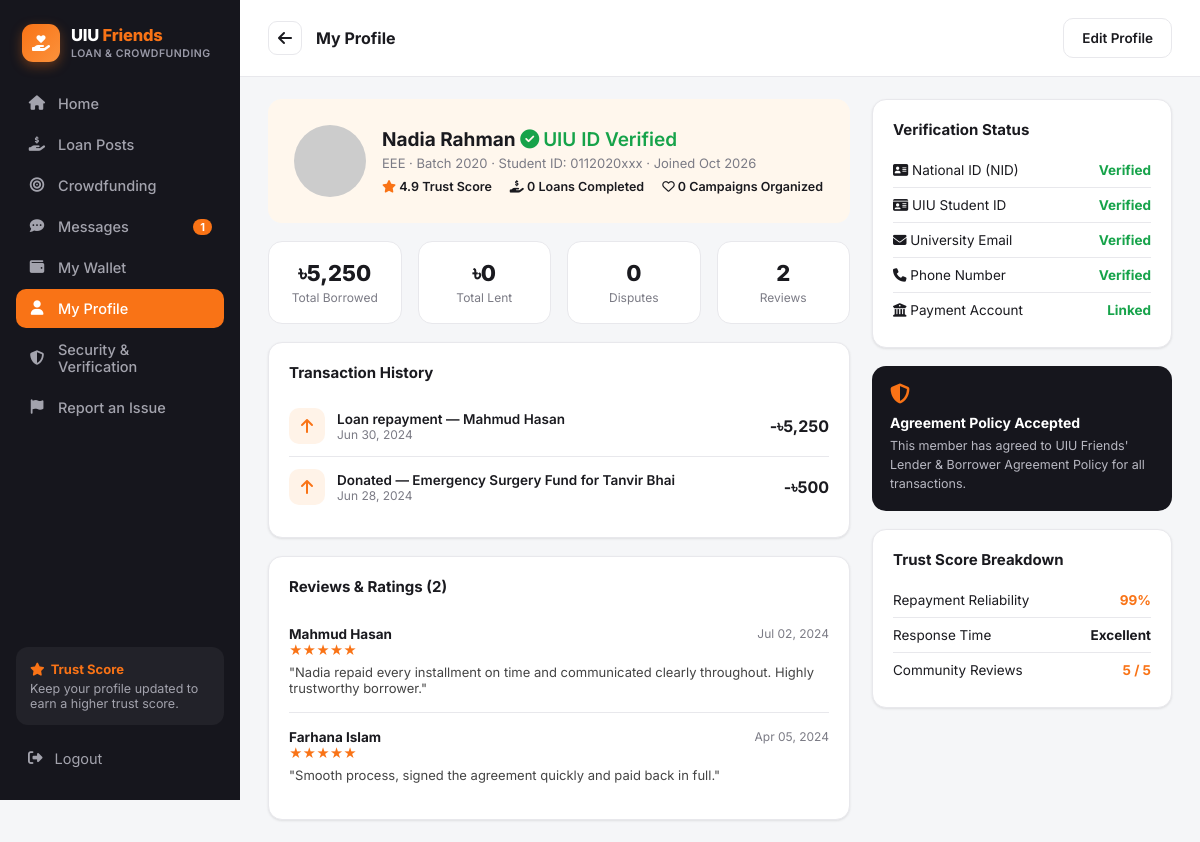
The app's page /profile.php (signed in) with its own data.
### tables this page shows
CREATE TABLE users (
    id                      INT AUTO_INCREMENT PRIMARY KEY,
    full_name               VARCHAR(120)  NOT NULL,
    email                   VARCHAR(150)  NOT NULL UNIQUE,
    password_hash           VARCHAR(255)  NOT NULL,
    student_id              VARCHAR(30)   NOT NULL UNIQUE,
    department              VARCHAR(20)   NOT NULL,
    batch                   VARCHAR(10)   NOT NULL,
    phone                   VARCHAR(20)   DEFAULT NULL,
    avatar                  VARCHAR(255)  DEFAULT 'assets/img/default-avatar.svg',
    role                    ENUM('user','admin') NOT NULL DEFAULT 'user',
    trust_score             DECIMAL(3,2)  NOT NULL DEFAULT 4.00,
    uiu_id_verified         TINYINT(1)    NOT NULL DEFAULT 0,
    email_verified          TINYINT(1)    NOT NULL DEFAULT 0,
    phone_verified          TINYINT(1)    NOT NULL DEFAULT 0,
    payment_linked          TINYINT(1)    NOT NULL DEFAULT 0,
    agreement_accepted      TINYINT(1)    NOT NULL DEFAULT 0,
     
    nid_number              VARCHAR(20)   DEFAULT NULL UNIQUE,
    date_of_birth           DATE          DEFAULT NULL,
    address                 VARCHAR(255)  DEFAULT NULL,
    nid_front               VARCHAR(255)  DEFAULT NULL,
    nid_back                VARCHAR(255)  DEFAULT NULL,
    nid_status              ENUM('not_submitted','pending','verified','rejected') NOT NULL DEFAULT 'not_submitted',
    nid_reject_reason       VARCHAR(255)  DEFAULT NULL,
    nid_submitted_at        DATETIME      DEFAULT NULL,
    status                  ENUM('active','suspended') NOT NULL DEFAULT 'active',
    created_at              DATETIME      NOT NULL DEFAULT CURRENT_TIMESTAMP
);

CREATE TABLE reviews (
    id              INT AUTO_INCREMENT PRIMARY KEY,
    reviewee_id     INT NOT NULL,
    reviewer_id     INT NOT NULL,
    agreement_id    INT DEFAULT NULL,
    rating          TINYINT NOT NULL,
    comment         VARCHAR(500) DEFAULT NULL,
    created_at      DATETIME NOT NULL DEFAULT CURRENT_TIMESTAMP,
    FOREIGN KEY (reviewee_id) REFERENCES users(id) ON DELETE CASCADE,
    FOREIGN KEY (reviewer_id) REFERENCES users(id) ON DELETE CASCADE
);

### includes/functions.php (called while the page is built, shortened)
<?php
require_once __DIR__ . '/../config/db.php';
function is_logged_in(): bool {
    return isset($_SESSION['user_id']);
}
function require_login(): void {
    $u = current_user();
}
function current_user(): ?array {
    global $pdo;
    static $cache = null;
    if ($cache !== null) return $cache;
    $stmt = $pdo->prepare("SELECT * FROM users WHERE id = ?");
    $stmt->execute([$_SESSION['user_id']]);
    $cache = $stmt->fetch();
    return $cache;
}
function e(?string $str): string {
    return htmlspecialchars($str ?? '', ENT_QUOTES, 'UTF-8');
}
function taka(float $amount): string {
    return '৳' . number_format($amount, $amount == floor($amount) ? 0 : 2);
}
function user_trust_breakdown(array $user): array {
    global $pdo;
    $stmt = $pdo->prepare("SELECT COUNT(*) c, AVG(rating) avg_rating FROM reviews WHERE reviewee_id = ?");
    $stmt->execute([$user['id']]);
    $r = $stmt->fetch();
    return [
        'repayment_reliability' => min(99, 70 + ($user['trust_score'] * 6)),
        'response_time'         => 'Excellent',
        'community_reviews'     => $r['avg_rating'] ? round($r['avg_rating'], 1) : $user['trust_score'],
        'review_count'          => (int)$r['c'],
    ];
}
function nid_status_label(string $status): string {
    return [
        'not_submitted' => 'Not submitted',
        'pending'       => 'Under review',
        'verified'      => 'Verified',
        'rejected'      => 'Rejected',
    ][$status] ?? $status;
}

### profile.php (the view, shortened to what this page needs)
<?php
require_once __DIR__ . '/includes/functions.php';
require_login();
$u = current_user();
$viewId = (int)($_GET['id'] ?? $u['id']);
$isSelf = $viewId == $u['id'];
$stmt = $pdo->prepare("SELECT * FROM users WHERE id=?");
$stmt->execute([$viewId]);
$profile = $stmt->fetch();
$loanCount = $pdo->prepare("SELECT COUNT(*) c FROM agreements WHERE (borrower_id=? OR lender_id=?) AND status='completed'");
$loanCount->execute([$viewId, $viewId]);
$completedLoans = $loanCount->fetch()['c'];
$campCount = $pdo->prepare("SELECT COUNT(*) c FROM campaigns WHERE organizer_id=?");
$campCount->execute([$viewId]);
$campaignsOrganized = $campCount->fetch()['c'];
$totalBorrowed = $pdo->prepare("SELECT COALESCE(SUM(amount),0) s FROM transactions t JOIN agreements a ON a.id=t.agreement_id WHERE a.borrower_id=?");
$totalBorrowed->execute([$viewId]); $totalBorrowed = $totalBorrowed->fetch()['s'];
$totalLent = $pdo->prepare("SELECT COALESCE(SUM(amount),0) s FROM transactions t JOIN agreements a ON a.id=t.agreement_id WHERE a.lender_id=?");
$totalLent->execute([$viewId]); $totalLent = $totalLent->fetch()['s'];
$disputeCount = $pdo->prepare("SELECT COUNT(*) c FROM agreements WHERE (borrower_id=? OR lender_id=?) AND status='disputed'");
$disputeCount->execute([$viewId, $viewId]); $disputeCount = $disputeCount->fetch()['c'];
$reviewStmt = $pdo->prepare("SELECT r.*, u.full_name reviewer_name FROM reviews r JOIN users u ON u.id=r.reviewer_id WHERE r.reviewee_id=? ORDER BY r.created_at DESC");
$reviewStmt->execute([$viewId]);
$reviews = $reviewStmt->fetchAll();
$histStmt = $pdo->prepare("
    (SELECT t.created_at, t.amount, 'Loan repayment' label, lu.full_name other_name, 'out' dir
     FROM transactions t JOIN agreements a ON a.id=t.agreement_id JOIN users lu ON lu.id=a.lender_id WHERE a.borrower_id=?)
    UNION ALL
    (SELECT t.created_at, t.amount, 'Loan received' label, bu.full_name other_name, 'in' dir
     FROM transactions t JOIN agreements a ON a.id=t.agreement_id JOIN users bu ON bu.id=a.borrower_id WHERE a.lender_id=?)
    UNION ALL
    (SELECT created_at, amount, 'Donated' label, (SELECT title FROM campaigns WHERE id=donations.campaign_id) other_name, 'out' dir FROM donations WHERE donor_id=?)
    ORDER BY created_at DESC LIMIT 6");
$histStmt->execute([$viewId, $viewId, $viewId]);
$history = $histStmt->fetchAll();
$breakdown = user_trust_breakdown($profile);
include __DIR__ . '/includes/header.php';
?>
<div class="app-shell">
  <?php include __DIR__ . '/includes/sidebar.php'; ?>
  <div class="main-area">
    <div class="page-header">
      <a href="home.php" class="back-btn"><i class="fa-solid fa-arrow-left"></i></a>
      <h1><?= $isSelf ? 'My Profile' : e($profile['full_name']) ?></h1>
      <?php if ($isSelf): ?>
      <div style="margin-left:auto;">
        <button class="btn btn-outline" onclick="document.getElementById('editForm').style.display='block'">Edit Profile</button>
      </div>
      <?php endif; ?>
    </div>
    <div class="detail-wrap">
      <div class="detail-main">
        <div class="profile-banner">
          <div class="left">
            <img src="<?= e($profile['avatar']) ?>" alt="">
            <div>
              <h2><?= e($profile['full_name']) ?> <?= $profile['uiu_id_verified'] ? '<span class="badge-verified"><i class="fa-solid fa-circle-check"></i> UIU ID Verified</span>' : '' ?></h2>
              <div class="meta"><?= e($profile['department']) ?> · Batch <?= e($profile['batch']) ?> · Student ID: <?= e(substr($profile['student_id'],0,7)) ?>xxx · Joined <?= date('M Y', strtotime($profile['created_at'])) ?></div>
              <div class="stats-row">
                <span><i class="fa-solid fa-star" style="color:var(--orange)"></i> <?= number_format($profile['trust_score'],1) ?> Trust Score</span>
                <span><i class="fa-solid fa-hand-holding-dollar"></i> <?= $completedLoans ?> Loans Completed</span>
                <span><i class="fa-regular fa-heart"></i> <?= $campaignsOrganized ?> Campaigns Organized</span>
              </div>
            </div>
          </div>
        </div>
        <div class="stat-cards">
          <div class="stat-card"><div class="num"><?= taka($totalBorrowed) ?></div><div class="lbl">Total Borrowed</div></div>
          <div class="stat-card"><div class="num"><?= taka($totalLent) ?></div><div class="lbl">Total Lent</div></div>
          <div class="stat-card"><div class="num" style="color:<?= $disputeCount>0?'#b91c1c':'inherit' ?>"><?= $disputeCount ?></div><div class="lbl">Disputes</div></div>
          <div class="stat-card"><div class="num"><?= $breakdown['review_count'] ?></div><div class="lbl">Reviews</div></div>
        </div>
        <div class="card">
          <h3>Transaction History</h3>
          <?php foreach ($history as $h): ?>
            <div class="tx-item">
              <div class="tx-icon"><i class="fa-solid fa-<?= $h['dir']==='in'?'arrow-down':'arrow-up' ?>"></i></div>
              <div><div class="title"><?= e($h['label']) ?><?= $h['other_name'] ? ' — ' . e($h['other_name']) : '' ?></div><div class="sub"><?= date('M d, Y', strtotime($h['created_at'])) ?></div></div>
              <div class="amt" style="color:<?= $h['dir']==='in'?'var(--green)':'inherit' ?>;"><?= $h['dir']==='in'?'+':'-' ?><?= taka($h['amount']) ?></div>
            </div>
          <?php endforeach; ?>
        </div>
        <div class="card">
          <h3>Reviews & Ratings (<?= count($reviews) ?>)</h3>
          <?php foreach (array_slice($reviews,0,6) as $r): ?>
            <div class="review-item">
              <div class="who"><span><?= e($r['reviewer_name']) ?></span><span style="font-weight:400;color:var(--text-muted);font-size:12px;"><?= date('M d, Y', strtotime($r['created_at'])) ?></span></div>
              <div class="stars"><?= str_repeat('★', $r['rating']) . str_repeat('☆', 5 - $r['rating']) ?></div>
              <?php if ($r['comment']): ?><div class="comment">"<?= e($r['comment']) ?>"</div><?php endif; ?>
            </div>
          <?php endforeach; ?>
        </div>
      </div>
      <div class="detail-side">
        <div class="card">
          <h3>Verification Status</h3>
          <div class="info-row"><span><i class="fa-solid fa-address-card"></i> National ID (NID)</span><span class="val <?= $profile['nid_status']==='verified'?'green':'' ?>"><?= e(nid_status_label($profile['nid_status'])) ?></span></div>
          <div class="info-row"><span><i class="fa-solid fa-id-card"></i> UIU Student ID</span><span class="val <?= $profile['uiu_id_verified']?'green':'' ?>"><?= $profile['uiu_id_verified'] ? 'Verified' : 'Pending' ?></span></div>
          <div class="info-row"><span><i class="fa-solid fa-envelope"></i> University Email</span><span class="val <?= $profile['email_verified']?'green':'' ?>"><?= $profile['email_verified'] ? 'Verified' : 'Pending' ?></span></div>
          <div class="info-row"><span><i class="fa-solid fa-phone"></i> Phone Number</span><span class="val <?= $profile['phone_verified']?'green':'' ?>"><?= $profile['phone_verified'] ? 'Verified' : 'Pending' ?></span></div>
          <div class="info-row"><span><i class="fa-solid fa-building-columns"></i> Payment Account</span><span class="val <?= $profile['payment_linked']?'green':'' ?>"><?= $profile['payment_linked'] ? 'Linked' : 'Not Linked' ?></span></div>
        </div>
        <div class="safety-box">
          <i class="fa-solid fa-shield-halved"></i>
          <h4>Agreement Policy Accepted</h4>
          <p>This member has agreed to UIU Friends' Lender & Borrower Agreement Policy for all transactions.</p>
        </div>
        <div class="card">
          <h3>Trust Score Breakdown</h3>
          <div class="info-row"><span>Repayment Reliability</span><span class="val orange"><?= $breakdown['repayment_reliability'] ?>%</span></div>
          <div class="info-row"><span>Response Time</span><span class="val">Excellent</span></div>
          <div class="info-row"><span>Community Reviews</span><span class="val orange"><?= $breakdown['community_reviews'] ?> / 5</span></div>
        </div>
      </div>
    </div>
  </div>
</div>
</body>
</html>

### assets/css/style.css (style rules this page uses)
:root { --orange: #f97316; --orange-dark: #ea580c; --sidebar-bg: #16161d; --sidebar-text: #a3a3ad; --sidebar-active: #f97316; --bg: #f5f6f8; --card-bg: #ffffff; --border: #e8e8ec; --text-dark: #1a1a1f; --text-muted: #7b7b85; --green: #16a34a; --radius: 14px; --shadow: 0 1px 3px rgba(0,0,0,.06), 0 1px 2px rgba(0,0,0,.04); }
* { box-sizing: border-box; }
body { margin: 0; font-family: 'Inter', -apple-system, BlinkMacSystemFont, 'Segoe UI', sans-serif; background: var(--bg); color: var(--text-dark); }
a { text-decoration: none; color: inherit; }
img { max-width: 100%; display: block; }
button { font-family: inherit; cursor: pointer; }
.app-shell { display: flex; min-height: 100vh; }
.main-area { flex: 1; min-width: 0; display: flex; flex-direction: column; }
.badge-verified { color: var(--green); font-weight: 600; display:inline-flex; align-items:center; gap:4px; }
.card { background: var(--card-bg); border: 1px solid var(--border); border-radius: var(--radius); box-shadow: var(--shadow); padding: 20px; }
.card h3 { margin: 0 0 14px; font-size: 15px; }
.btn { border: none; border-radius: 10px; padding: 11px 18px; font-size: 13.5px; font-weight: 600; display: inline-flex; align-items: center; gap: 8px; }
.btn-outline { background: #fff; border: 1px solid var(--border); color: var(--text-dark); }
.safety-box { background: var(--sidebar-bg); color: #fff; border-radius: var(--radius); padding: 18px; }
.safety-box i { color: var(--orange); font-size: 20px; margin-bottom: 10px; }
.safety-box h4 { margin: 0 0 6px; font-size: 14px; }
.safety-box p { margin: 0; font-size: 12.5px; color: #b8b8c2; line-height: 1.5; }
.page-header { display: flex; align-items: center; gap: 14px; padding: 18px 28px; background: #fff; border-bottom: 1px solid var(--border); }
.page-header .back-btn { width: 34px; height: 34px; border-radius: 9px; border: 1px solid var(--border); display: flex; align-items: center; justify-content: center; }
.page-header h1 { font-size: 16px; margin: 0; }
.detail-wrap { display: flex; gap: 22px; padding: 22px 28px; align-items: flex-start; }
.detail-main { flex: 1; min-width: 0; display: flex; flex-direction: column; gap: 18px; }
.detail-side { width: 300px; flex-shrink: 0; display: flex; flex-direction: column; gap: 18px; }
.info-row { display: flex; justify-content: space-between; padding: 9px 0; font-size: 13.5px; border-bottom: 1px solid var(--border); }
.info-row:last-child { border-bottom: none; }
.info-row .val { font-weight: 700; }
.info-row .val.orange { color: var(--orange); }
.info-row .val.green { color: var(--green); }
.profile-banner { background: #fff7ed; border-radius: var(--radius); padding: 26px; display: flex; justify-content: space-between; align-items: center; }
.profile-banner .left { display: flex; gap: 16px; align-items: center; }
.profile-banner img { width: 72px; height: 72px; border-radius: 50%; object-fit: cover; }
.profile-banner h2 { margin: 0 0 4px; font-size: 19px; }
.profile-banner .meta { font-size: 13px; color: var(--text-muted); margin-bottom: 8px; }
.profile-banner .stats-row { display: flex; gap: 18px; font-size: 12.5px; font-weight: 600; }
.stat-cards { display: grid; grid-template-columns: repeat(4,1fr); gap: 16px; }
.stat-card { background: #fff; border: 1px solid var(--border); border-radius: var(--radius); padding: 18px; text-align: center; }
.stat-card .num { font-size: 22px; font-weight: 800; }
.stat-card .lbl { font-size: 12px; color: var(--text-muted); margin-top: 4px; }
.tx-item { display: flex; align-items: center; gap: 12px; padding: 12px 0; border-bottom: 1px solid var(--border); }
.tx-item:last-child { border-bottom: none; }
.tx-icon { width: 36px; height: 36px; border-radius: 10px; background: #fff3e8; color: var(--orange); display: flex; align-items: center; justify-content: center; }
.tx-item .title { font-size: 13.5px; font-weight: 600; }
.tx-item .sub { font-size: 12px; color: var(--text-muted); }
.tx-item .amt { margin-left: auto; font-weight: 700; }
.review-item { padding: 16px 0; border-bottom: 1px solid var(--border); }
.review-item:last-child { border-bottom: none; }
.review-item .stars { color: var(--orange); font-size: 13px; }
.review-item .comment { font-size: 13px; color: #444; margin-top: 6px; }
.review-item .who { font-weight: 700; font-size: 13.5px; display:flex; justify-content:space-between; }

### records on screen
users: full_name "Nadia Rahman", department "EEE", batch "2020", student "0112020", created_at "Oct 2026", trust_score "4.9", nid_status "Verified"
reviews: reviewer.full_name "Mahmud Hasan", created_at "Jul 02, 2024", rating "★★★★★", comment "Nadia repaid every installment on time and communicated clearly throughout. Highly trustworthy borrower."
reviews: reviewer.full_name "Farhana Islam", created_at "Apr 05, 2024", rating "★★★★★", comment "Smooth process, signed the agreement quickly and paid back in full."

### other values on screen
$item['label'] "Home"
$item['label'] "Loan Posts"
$item['label'] "Crowdfunding"
$item['label'] "Messages"
$unread "1"
$item['label'] "My Wallet"
$item['label'] "My Profile"
$item['label'] "Security & Verification"
$item['label'] "Report an Issue"
$completedLoans "0"
$campaignsOrganized "0"
taka($totalBorrowed) "৳5,250"
taka($totalLent) "৳0"
$disputeCount "0"
$breakdown['review_count'] "2"
